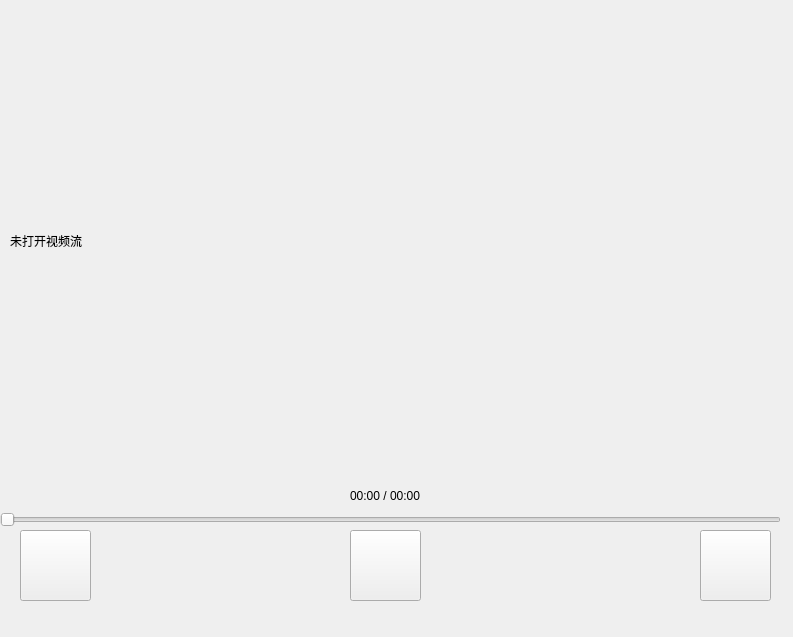
<?xml version="1.0" encoding="UTF-8"?>
<ui version="4.0">
 <class>videoPlayer</class>
 <widget class="QWidget" name="videoPlayer">
  <property name="geometry">
   <rect>
    <x>0</x>
    <y>0</y>
    <width>793</width>
    <height>637</height>
   </rect>
  </property>
  <property name="windowTitle">
   <string>Form</string>
  </property>
  <widget class="QLabel" name="displayLab">
   <property name="geometry">
    <rect>
     <x>10</x>
     <y>0</y>
     <width>781</width>
     <height>481</height>
    </rect>
   </property>
   <property name="text">
    <string>未打开视频流</string>
   </property>
  </widget>
  <widget class="QSlider" name="progressSlider">
   <property name="geometry">
    <rect>
     <x>0</x>
     <y>510</y>
     <width>781</width>
     <height>20</height>
    </rect>
   </property>
   <property name="orientation">
    <enum>Qt::Horizontal</enum>
   </property>
  </widget>
  <widget class="QLabel" name="progressLab">
   <property name="geometry">
    <rect>
     <x>350</x>
     <y>480</y>
     <width>101</width>
     <height>31</height>
    </rect>
   </property>
   <property name="layoutDirection">
    <enum>Qt::LeftToRight</enum>
   </property>
   <property name="text">
    <string>00:00 / 00:00</string>
   </property>
  </widget>
  <widget class="QPushButton" name="exitBtn">
   <property name="geometry">
    <rect>
     <x>20</x>
     <y>530</y>
     <width>71</width>
     <height>71</height>
    </rect>
   </property>
   <property name="text">
    <string/>
   </property>
  </widget>
  <widget class="QPushButton" name="fileBtn">
   <property name="geometry">
    <rect>
     <x>700</x>
     <y>530</y>
     <width>71</width>
     <height>71</height>
    </rect>
   </property>
   <property name="styleSheet">
    <string>0</string>
   </property>
   <property name="text">
    <string/>
   </property>
  </widget>
  <widget class="QPushButton" name="pauseBtn">
   <property name="geometry">
    <rect>
     <x>350</x>
     <y>530</y>
     <width>71</width>
     <height>71</height>
    </rect>
   </property>
   <property name="text">
    <string/>
   </property>
  </widget>
 </widget>
 <resources/>
 <connections/>
</ui>
